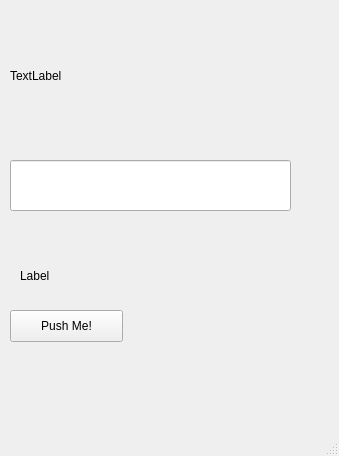
<?xml version="1.0" encoding="UTF-8"?>
<ui version="4.0">
 <class>MainWindow</class>
 <widget class="QMainWindow" name="MainWindow">
  <property name="geometry">
   <rect>
    <x>0</x>
    <y>0</y>
    <width>339</width>
    <height>456</height>
   </rect>
  </property>
  <property name="windowTitle">
   <string>MainWindow</string>
  </property>
  <widget class="QWidget" name="centralwidget">
   <widget class="QPushButton" name="btnTest">
    <property name="geometry">
     <rect>
      <x>10</x>
      <y>310</y>
      <width>113</width>
      <height>32</height>
     </rect>
    </property>
    <property name="text">
     <string>Push Me!</string>
    </property>
   </widget>
   <widget class="QLabel" name="lblOutput">
    <property name="geometry">
     <rect>
      <x>20</x>
      <y>240</y>
      <width>201</width>
      <height>71</height>
     </rect>
    </property>
    <property name="text">
     <string>Label</string>
    </property>
   </widget>
   <widget class="QLineEdit" name="txtTyping">
    <property name="geometry">
     <rect>
      <x>10</x>
      <y>160</y>
      <width>281</width>
      <height>51</height>
     </rect>
    </property>
   </widget>
   <widget class="QLabel" name="lblTyping">
    <property name="geometry">
     <rect>
      <x>10</x>
      <y>0</y>
      <width>311</width>
      <height>151</height>
     </rect>
    </property>
    <property name="text">
     <string>TextLabel</string>
    </property>
   </widget>
  </widget>
  <widget class="QMenuBar" name="menubar">
   <property name="geometry">
    <rect>
     <x>0</x>
     <y>0</y>
     <width>339</width>
     <height>24</height>
    </rect>
   </property>
  </widget>
  <widget class="QStatusBar" name="statusbar"/>
 </widget>
 <resources/>
 <connections/>
</ui>
